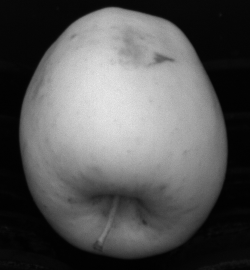
#> input picture second task/src/C0_000004.png, 250 x 270 px; its folder holds 2 pictures in this run
$ jupyter execute --allow-errors 'fruit_inspection - ex2.ipynb'
#> lines starting #> are read from the running program, lines starting #| are printed output that depends on the picture
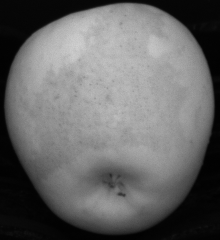
#> input picture second task/src/C0_000005.png, 220 x 240 px
#> `imgs = [cv2.imread(f"./src/C0_00000{i}.png",cv2.IMREAD_GRAYSCALE) for ..`: imgs = 2 items
# Fruit Inspection - Exercise 2

## Importing the needed libraries

[cell 1]
import cv2
import matplotlib.pyplot as plt
import os
import numpy as np
print(os.getcwd())

# setting seeds
np.random.seed(7)

## Tools

[cell 2]
from mpl_toolkits.axes_grid1 import ImageGrid
import numpy as np

def plot_images_row(imgs, title = ""):

#> called with title = 'Original b/w images'
  imgs_dim = [img.shape for img in imgs]
#> imgs_dim = [(270, 250), (240, 220)]
  max_rows = max([img_dim[0] for img_dim in imgs_dim])
#> max_rows = 270
  max_cols = max([img_dim[1] for img_dim in imgs_dim])
#> max_cols = 250

  cropped_imgs = []
  for i in imgs:
   cropped_imgs.append(cv2.copyMakeBorder(i,0, max_rows-i.shape[0], 0, 0,cv2.BORDER_REPLICATE))
#> this loop made 2 passes
#> after the loop, cropped_imgs = 2 items

  fig = plt.figure(1, (14, 5))
  fig.suptitle(title, fontsize=16)
  grid = ImageGrid(fig, 111, # similar to subplot(111)
                  nrows_ncols = (1, len(imgs)), # creates 2x2 grid of axes
                  axes_pad=0.1, # pad between axes in inch.
                  )

  for i in range(len(imgs)):
      grid[i].imshow(cropped_imgs[i], cmap='gray') # The AxesGrid object work as a list of axes.

  plt.show()
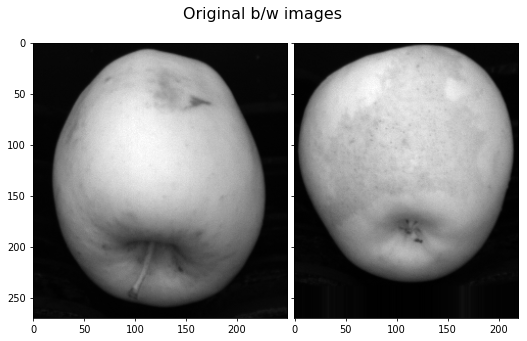
#> figure drawn by matplotlib, 2 panels


# [11 lines left out: function show_masking_effect, not called in this run]

## Importing the images

### Black and white images

[cell 3]
imgs = [cv2.imread(f"./src/C0_00000{i}.png",cv2.IMREAD_GRAYSCALE) for i in range (4,6)]
plot_images_row(imgs, title = "Original b/w images")

### Color images

[cell 4]
color_imgs = [cv2.imread(f"./src/C1_00000{i}.png") for i in range (4,6)]
#> color_imgs = 2 items
#> (the rest of this cell did not finish here and is left out)

### Checking parallax

[cell 5]
print("Checking if the sizes of b/w images and color images correctly match")
print([i.shape for i in imgs])
#| [(270, 250), (240, 220)]
#> (the rest of this cell did not finish here and is left out)

We can easily see that there's more parallax, if we compare this set to the one given in ex-1. It is not possible to apply a mask computed on the b/w image on the color image, because some regions of the apple would be cut down and, therefore, not analyzed.

## Background / foreground segmentation

Since computing a mask on the b/w images and later apply it to the color image is not an option (as stated in the previous subsection) the color images are converted in grayscale and then a thresholding strategy is applied(it is the same one already explained in ex1 with the use of a custom function as point operator, otsu, morphing and flood filling).

#> (a cell that did not finish here is left out)

### Intensity histograms

[cell 7]
# [15 lines left out: function plot_intensity_hists, not called in this run]


#> (the rest of this cell did not finish here and is left out)

From these histograms it is clear that while the second image has two well defined peaks (so, it's clearly bimodal), the first image has a first peak in the dark regions but a more uniform distribution on the rest of the intensities, in which the other high peak is not clearly detectable. We'll try to solve this last problem with the use of the ```displacement``` attribute of the custom point operator function (better described in ex1).

### Binarization (custom function + OTSU + morph operators)

[cell 8]
# [4 lines left out: function gammaFunction, not called in this run]


def sigmoidHillFunction(displacement):
    table = [1/(1+np.e**(-(i-11)))*256 for i in np.linspace(0,10,  displacement + 1)]
    return table


# [6 lines left out: function customFunction, not called in this run]


def customFunctionCorrection(img, displacement=-28):
    table = customFunction(displacement)
    return cv2.LUT(img, table)


# [28 lines left out: functions customFunctionOtsu, customFunctionOtsuMorph2, not called in this run]

#> (a cell that did not finish here is left out)

The mask is sufficently good, but the holes are to be removed using a flood-filling approach (already described in ex1)

### Flood-filling background

[cell 10]
# [20 lines left out: function floodFillBackground, not called in this run]


#> (the rest of this cell did not finish here and is left out)

## Color-based segmentation

Color-segmentation is tried using the following color spaces:

*   **RGB**: The most commonly used color space in computer vision technology is the RGB color space because it deals directly with the red, green, and blue channels that are closely associated with the human visual system.
*   **HLS** and **HSV**: The HLS and HSV models, for instance, instead of representing colors as superpositions of three primary colors, have values for the hue of the color, the degree of saturation, and the intensity.
*   **LAB**: The Lab color space is quite different from the RGB color space. In RGB color space the color information is separated into three channels but the same three channels also encode brightness information. On the other hand, in Lab color space, the L channel is independent of color information and encodes brightness only. The other two channels encode color.

### Visualizing color distribution in the different channels using different color spaces

[cell 11]
from mpl_toolkits.mplot3d import Axes3D
from matplotlib import cm
from matplotlib import colors

def print_color_scatterplot(img, color_names, title):

#> called with title = 'RGB color space'
    print(title)
    im = img.copy()
#> im = 2 items

    fig = plt.figure(figsize=plt.figaspect(0.30))


    for i in range(len(im)):
        r, g, b = cv2.split(im[i])
        ax = fig.add_subplot(1, 2, i+1, projection='3d')
        pixel_colors = im[i].reshape((np.shape(im[i])[0]*np.shape(im[i])[1], 3))
        norm = colors.Normalize(vmin=-1.,vmax=1.)
        norm.autoscale(pixel_colors)
        pixel_colors = norm(pixel_colors).tolist()
        ax.scatter(r.flatten(), g.flatten(), b.flatten(), facecolors=pixel_colors, marker=".")
        ax.set_xlabel(color_names[0])
        ax.set_ylabel(color_names[1])
        ax.set_zlabel(color_names[2])
#> this loop made 1 pass

    plt.show()

# RGB
#> (the rest of this cell did not finish here and is left out)
